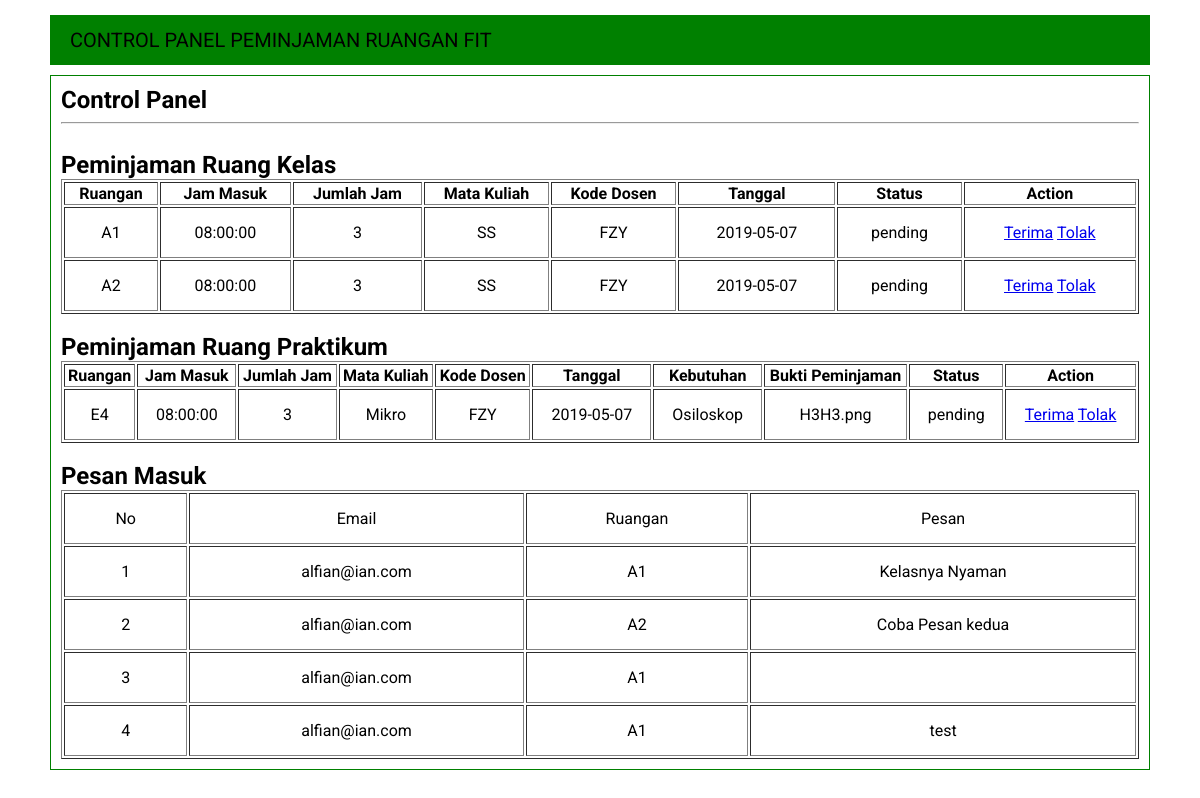
Page /Admin/dashboard.php (signed in) on the committed database.
### tables this page shows
CREATE TABLE `transaksi` (
  `id` int(11) NOT NULL,
  `peminjam` int(11) NOT NULL,
  `ruangan` int(11) NOT NULL,
  `jam_masuk` time NOT NULL,
  `jumlah_jam` int(11) NOT NULL,
  `matakuliah` varchar(30) NOT NULL,
  `kode_dosen` int(11) NOT NULL,
  `tanggal` date NOT NULL,
  `kebutuhan` text,
  `bukti` varchar(255) DEFAULT NULL,
  `status` varchar(30) NOT NULL,
  `keterangan` varchar(30) NOT NULL
);

CREATE TABLE `laboratory` (
  `id` int(11) NOT NULL,
  `kode` varchar(5) NOT NULL,
  `nama` varchar(30) NOT NULL
);

CREATE TABLE `dosen` (
  `id` int(11) NOT NULL,
  `nip` varchar(11) NOT NULL,
  `kode` varchar(3) NOT NULL,
  `username` varchar(32) NOT NULL,
  `password` varchar(32) NOT NULL,
  `nama_depan` varchar(20) NOT NULL,
  `nama_belakang` varchar(20) NOT NULL,
  `email` varchar(255) NOT NULL,
  `lab` int(11) NOT NULL
);

CREATE TABLE `pesan` (
  `id` int(11) NOT NULL,
  `user` int(11) NOT NULL,
  `subject` int(11) NOT NULL,
  `pesan` text NOT NULL
);

CREATE TABLE `mhs` (
  `id` int(11) NOT NULL,
  `nim` varchar(10) NOT NULL,
  `username` varchar(32) NOT NULL,
  `password` varchar(32) NOT NULL,
  `nama_depan` varchar(20) NOT NULL,
  `nama_belakang` varchar(20) NOT NULL,
  `kelas` int(11) NOT NULL,
  `email` varchar(255) NOT NULL
);

### Admin/dashboard.php (the view, shortened to what this page needs)
<?php
  include '../db.php';
  $query = "select *, transaksi.id as t_id, laboratory.kode as ruang, dosen.kode as kdosen from transaksi join laboratory on transaksi.ruangan = laboratory.id join dosen on transaksi.kode_dosen = dosen.id where (status = 'pending') AND keterangan = 'kelas'";
  $transaksi = $sql->query($query);
  $query = "select *, transaksi.id as t_id, laboratory.kode as ruang, dosen.kode as kdosen from transaksi join laboratory on transaksi.ruangan = laboratory.id join dosen on transaksi.kode_dosen = dosen.id where (status = 'pending') AND keterangan = 'praktikum'";
  $transaksi_praktikum = $sql->query($query);
  $query = "SELECT pesan.id as idnm, pesan, mhs.email as email, laboratory.kode as koda FROM pesan JOIN mhs ON pesan.user = mhs.id JOIN laboratory ON pesan.subject = laboratory.id";
  $pesan = $sql->query($query);
?>
<!DOCTYPE html>
<html lang="en" dir="ltr">
  <head>
    <link rel="stylesheet" href="../Assets/Dashboard.css">
  </head>
  <body>
        <?php include 'Template/Header.php'; ?>
    <div class="konten">
      <h2>Control Panel</h2>
      <hr>
      <br>
      <h2>Peminjaman Ruang Kelas</h2>
      <div style="overflow:auto">
        <table border="1" width=100%>
          <thead>
            <tr>
              <th>Ruangan</th>
              <th>Jam Masuk</th>
              <th>Jumlah Jam</th>
              <th>Mata Kuliah</th>
              <th>Kode Dosen</th>
              <th>Tanggal</th>
              <th>Status</th>
              <th>Action</th>
            </tr>
          </thead>
          <tbody>
            <?php foreach ($transaksi as $val): ?>
              <tr>
                <td><?php echo $val['ruang']; ?></td>
                <td><?php echo $val['jam_masuk']; ?></td>
                <td><?php echo $val['jumlah_jam']; ?></td>
                <td><?php echo $val['matakuliah']; ?></td>
                <td><?php echo $val['kdosen']; ?></td>
                <td><?php echo $val['tanggal']; ?></td>
                <td><?php echo $val['status']; ?></td>
                <td>
                  <a href="?terima=TRUE&id=<?php echo $val['t_id'] ?>">Terima</a>
                  <a href="?tolak=TRUE&id=<?php echo $val['t_id'] ?>">Tolak</a>
                </td>
              </tr>
            <?php endforeach; ?>
          </tbody>
        </table>
      </div>
      <br>
      <h2>Peminjaman Ruang Praktikum</h2>
      <div style="overflow:auto">
        <table border="1" width=100%>
          <thead>
            <tr>
              <th>Ruangan</th>
              <th>Jam Masuk</th>
              <th>Jumlah Jam</th>
              <th>Mata Kuliah</th>
              <th>Kode Dosen</th>
              <th>Tanggal</th>
              <th>Kebutuhan</th>
              <th>Bukti Peminjaman</th>
              <th>Status</th>
              <th>Action</th>
            </tr>
          </thead>
          <tbody>
            <?php foreach ($transaksi_praktikum as $val): ?>
              <tr>
                <td><?php echo $val['ruang']; ?></td>
                <td><?php echo $val['jam_masuk']; ?></td>
                <td><?php echo $val['jumlah_jam']; ?></td>
                <td><?php echo $val['matakuliah']; ?></td>
                <td><?php echo $val['kdosen']; ?></td>
                <td><?php echo $val['tanggal']; ?></td>
                <td><?php echo $val['kebutuhan']; ?></td>
                <td><?php echo $val['bukti']; ?></td>
                <td><?php echo $val['status']; ?></td>
                <td>
                  <a href="?terima=TRUE&id=<?php echo $val['t_id'] ?>">Terima</a>
                  <a href="?tolak=TRUE&id=<?php echo $val['t_id'] ?>">Tolak</a>
                </td>
              </tr>
            <?php endforeach; ?>
          </tbody>
        </table>
      </div>
      <br>
      <h2>Pesan Masuk</h2>
      <div style="overflow:auto">
        <table border="1" width=100%>
          <tr>
            <td>No</td>
            <td>Email</td>
            <td>Ruangan</td>
            <td>Pesan</td>
          </tr>
          <?php foreach ($pesan as $key => $value): ?>
            <tr>
              <td><?php echo $value['idnm'] ?></td>
              <td><?php echo $value['email'] ?></td>
              <td><?php echo $value['koda'] ?></td>
              <td><?php echo $value['pesan'] ?></td>
            </tr>
          <?php endforeach; ?>
        </table>
      </div>
    </div>
  </body>
</html>

### Admin/Template/Header.php (shortened to what this page needs)
<div class="menu">
  <div class="brand">
    CONTROL PANEL PEMINJAMAN RUANGAN FIT
  </div>
  <div class="item-menu">
  </div>
</div>

### Assets/Dashboard.css (style rules this page uses)
* { -moz-box-sizing: border-box; -webkit-box-sizing: border-box; box-sizing: border-box; }
body { margin: 0; font-family: Roboto; padding: 15px 50px; }
h2 { margin: 0; padding: 0; }
td { padding: 15px; text-align: center; }
.menu { height: 50px; background: green; display: flex; justify-content: space-between; }
.brand { line-height: 50px; padding: 0 20px; font-size: 20px; }
.item-menu { padding: 0 20px; }
.konten { margin: 10px 0; padding: 10px; border: 1px solid green; }

### rows in the picture
transaksi: ruangan.kode "A1", jam_masuk "08:00:00", jumlah_jam "3", matakuliah "SS", dosen.kode "FZY", tanggal "2019-05-07", status "pending"
transaksi: ruangan.kode "A2", jam_masuk "08:00:00", jumlah_jam "3", matakuliah "SS", dosen.kode "FZY", tanggal "2019-05-07", status "pending"
transaksi: ruangan.kode "E4", jam_masuk "08:00:00", jumlah_jam "3", matakuliah "Mikro", dosen.kode "FZY", tanggal "2019-05-07", kebutuhan "Osiloskop", bukti "H3H3.png", status "pending"
pesan: id "1", user.email "alfian@ian.com", subject.kode "A1", pesan "Kelasnya Nyaman"
pesan: id "2", user.email "alfian@ian.com", subject.kode "A2", pesan "Coba Pesan kedua"
pesan: id "3", user.email "alfian@ian.com", subject.kode "A1"
pesan: id "4", user.email "alfian@ian.com", subject.kode "A1", pesan "test"
